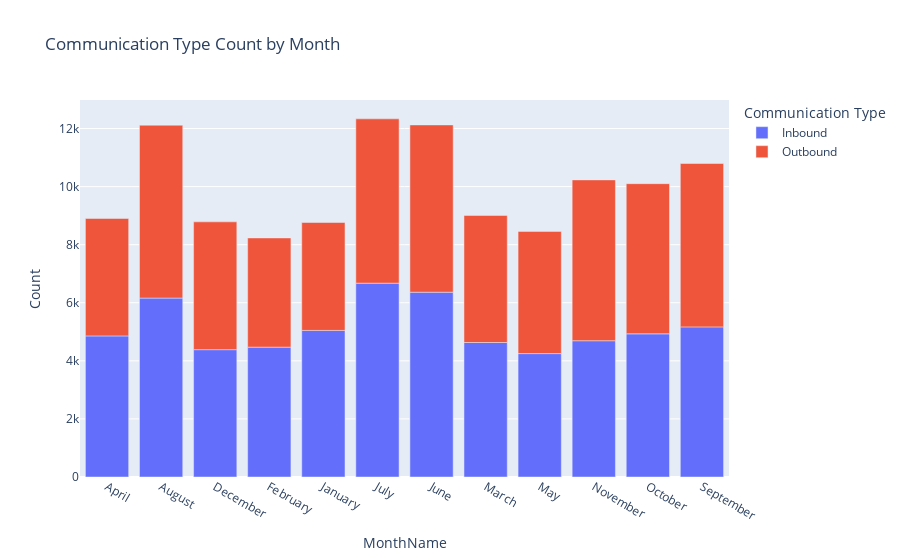

This figure's notebook cell:
### Code cell
fig = px.bar(df1.groupby(['MonthName', 'Communication Type'])['Caller Name'].count().reset_index(),
             x='MonthName',
             y='Caller Name',
             color='Communication Type',
             labels={'Caller Name': 'Count'},
             title='Communication Type Count by Month',
             )

fig.show()

### Figure 1 — Plotly figure (JSON) as saved in the notebook; plotly's stock layout.template omitted (floating-point values rounded to 4 significant figures)
{"data": [{"alignmentgroup": "True", "hovertemplate": "Communication Type=Inbound<br>MonthName=%{x}<br>Count=%{y}<extra></extra>", "legendgroup": "Inbound", "marker": {"color": "#636efa", "pattern": {"shape": ""}}, "name": "Inbound", "offsetgroup": "Inbound", "orientation": "v", "showlegend": true, "textposition": "auto", "type": "bar", "x": ["April", "August", "December", "February", "January", "July", "June", "March", "May", "November", "October", "September"], "xaxis": "x", "y": [4859, 6162, 4385, 4472, 5048, 6675, 6364, 4632, 4250, 4693, 4931, 5170], "yaxis": "y"}, {"alignmentgroup": "True", "hovertemplate": "Communication Type=Outbound<br>MonthName=%{x}<br>Count=%{y}<extra></extra>", "legendgroup": "Outbound", "marker": {"color": "#EF553B", "pattern": {"shape": ""}}, "name": "Outbound", "offsetgroup": "Outbound", "orientation": "v", "showlegend": true, "textposition": "auto", "type": "bar", "x": ["April", "August", "December", "February", "January", "July", "June", "March", "May", "November", "October", "September"], "xaxis": "x", "y": [4044, 5953, 4402, 3761, 3717, 5659, 5761, 4375, 4208, 5539, 5171, 5626], "yaxis": "y"}], "layout": {"barmode": "relative", "legend": {"title": {"text": "Communication Type"}, "tracegroupgap": 0}, "title": {"text": "Communication Type Count by Month"}, "xaxis": {"anchor": "y", "domain": [0, 1], "title": {"text": "MonthName"}}, "yaxis": {"anchor": "x", "domain": [0, 1], "title": {"text": "Count"}}}}
